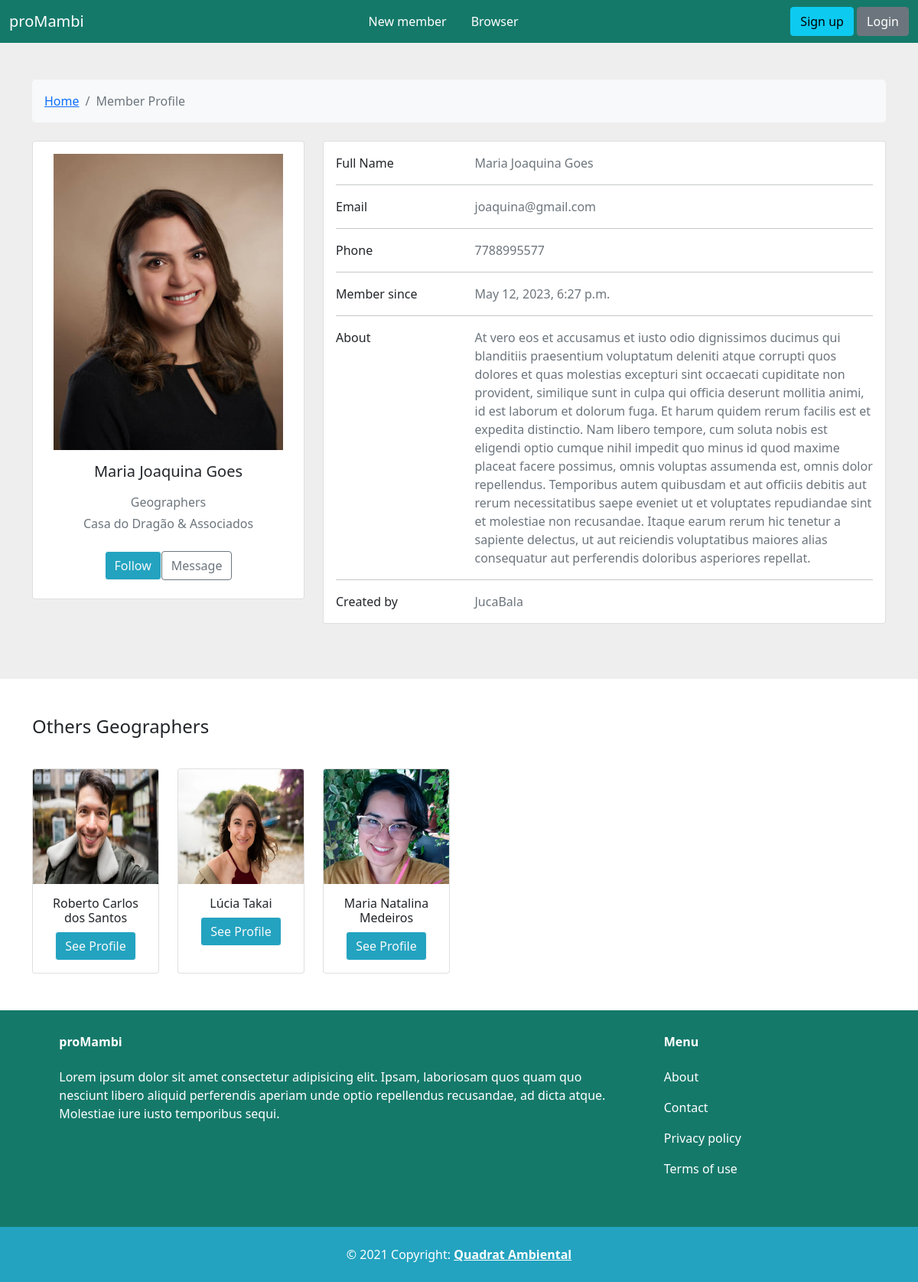
The app's page /worker/19/ with its own data.
### worker/models.py (models this page shows, shortened)
class Member(models.Model):
    name = models.CharField(max_length=225)
    phone = models.IntegerField()
    email = models.EmailField(max_length=100)
    company = models.CharField(max_length=100)
    image = models.ImageField(upload_to='members_images', blank=True, null=True)
    description = models.TextField(blank=True, null=True)
    member_since = models.DateTimeField(auto_now_add=True)
    available = models.BooleanField(default=True) # coloquei apenas para criar um filtro booleano na hora de criar a view do browser
    created_by = models.ForeignKey(User, related_name="members", on_delete=models.CASCADE) # se deleta um usuário deleta as demais informações
    profession = models.ForeignKey(Professions, related_name="members", on_delete=models.CASCADE) # se deleta uma categoria, deleta todos os membros
    class Meta:
        ordering = ('profession',)

class Professions(models.Model):
    name = models.CharField(max_length=225)
    class Meta:
        ordering = ('name',) # pedir a ordem que mostra as categorias - LEMBRAR DA VÍRGULA
        verbose_name_plural = 'Professions' # Django tem problemas com plural, vc tem que avisar a ele.
    def __str__(self): # Para avisar ao admim a chamar os itens pelos nomes certos na página.
        return self.name

### worker/views.py (the view)
# urls.py: path('<int:pk>/', views.profile, name='profile'),
def profile(request, pk):
    worker= get_object_or_404(Member, pk=pk)
    related_worker = Member.objects.filter(profession=worker.profession).exclude(pk=pk) [0:3]
    return render(request, 'worker/profile.html', {
        'worker': worker,
        'related_worker': related_worker,
    })

### worker/templates/worker/profile.html (shortened to what this page needs)
{% extends 'core/base.html' %}
{% block content %}
<section style="background-color: #eee;">
    <div class="container py-5">
      <div class="row">
        <div class="col">
          <nav aria-label="breadcrumb" class="bg-light rounded-3 p-3 mb-4">
            <ol class="breadcrumb mb-0">
              <li class="breadcrumb-item"><a href="{% url 'core:index' %}">Home</a></li>
              <li class="breadcrumb-item active" aria-current="page">Member Profile</li>
            </ol>
          </nav>
        </div>
      </div>
      <div class="row">
        <div class="col-lg-4">
          <div class="card mb-4">
            <div class="card-body text-center">
              <img src="{{ worker.image.url }}" alt="avatar"
                class="img-fluid" style="width: 300px;">
              <h5 class="my-3">{{ worker.name }}</h5>
              <p class="text-muted mb-1">{{ worker.profession }}</p>
              <p class="text-muted mb-4">{{ worker.company }}</p>
              <div class="d-flex justify-content-center mb-2">
                {% if request.user == worker.created_by %}
                <!-- <button type="button" class="btn btn-primary btn-outline-light" style="background-color: #23a3c0;" disabled>Follow</button>
                <a class="btn btn-outline-secondary btn-md mr-3 disabled" tabindex="-1" href="{% url 'conversation:new' worker.id %}" role="button" aria-disabled="true">Message</a>  -->´
                {% else %}
                    <button type="button" class="btn btn-primary btn-outline-light" style="background-color: #23a3c0;">Follow</button>
                    <a class="btn btn-outline-secondary btn-md mr-3" href="{% url 'conversation:new' worker.id %}" role="button">Message</a>
                {% endif %}
              </div>
            </div>
          </div>
        </div>
        <div class="col-lg-8">
          <div class="card mb-4">
            <div class="card-body">
              <div class="row">
                <div class="col-sm-3">
                  <p class="mb-0">Full Name</p>
                </div>
                <div class="col-sm-9">
                  <p class="text-muted mb-0">{{ worker.name }}</p>
                </div>
              </div>
              <hr>
              <div class="row">
                <div class="col-sm-3">
                  <p class="mb-0">Email</p>
                </div>
                <div class="col-sm-9">
                  <p class="text-muted mb-0">{{ worker.email }}</p>
                </div>
              </div>
              <hr>
              <div class="row">
                <div class="col-sm-3">
                  <p class="mb-0">Phone</p>
                </div>
                <div class="col-sm-9">
                  <p class="text-muted mb-0">{{ worker.phone }}</p>
                </div>
              </div>
              <hr>
              <div class="row">
                <div class="col-sm-3">
                  <p class="mb-0">Member since</p>
                </div>
                <div class="col-sm-9">
                  <p class="text-muted mb-0">{{ worker.member_since }}</p>
                </div>
              </div>
              <hr>
              <div class="row">
                <div class="col-sm-3">
                  <p class="mb-0">About</p>
                </div>
                <div class="col-sm-9">
                  <p class="text-muted mb-0">{{ worker.description }}</p>
                </div>
              </div>
              <hr>
              <div class="row">
                <div class="col-sm-3">
                  <p class="mb-0">Created by</p>
                </div>
              {% if request.user == worker.created_by %}
                <div class="col-sm-9 d-flex flex-row ">
                  <p class="text-muted mb-0 pr-3"><strong>This is your worker!</strong></p>
                  <a class="btn btn-outline-info btn-sm mr-3" href="{% url 'worker:edit' worker.id %}" role="button">edit</a>
                  <a class="btn btn-outline-danger btn-sm" href="{% url 'worker:delete' worker.id %}" role="button">delete</a>
                </div>
              {% else %}
              <div class="col-sm-9">
                <p class="text-muted mb-0">{{ worker.created_by}}</p>
              </div>
              {% endif %}
              </div>
            </div>
          </div>
          </div>
        </div>
      </div>
    </div>
  <div class="container-sm mt-5 ">
    <h4> Others {{ worker.profession }}</h4>
    <div class="row row-cols-1 row-cols-md-6 g-4 mt-3">
      {% for member in related_worker %}
      <div class="col">
        <div class="card h-100">
          <img src="{{ member.image.url }}" class="card-img-top" alt="..."  style="height: 150px;">
          <div class="card-body text-center">
            <h6 class="card-title">{{ member.name }}</h6>
            <a class="btn btn-primary btn-outline-light"
                  style="background-color: #23a3c0;" href="{% url 'worker:profile' member.id %}"
                  role="button">See Profile</a>
          </div>
        </div>
      </div>
      {% endfor %}
    </div>
{% endblock %}

### records on screen
Member: image (picture), name "Maria Joaquina Goes", profession "Geographers", company "Casa do Dragão & Associados", email "joaquina@gmail.com", phone "7788995577", member_since "May 12, 2023, 6:27 p.m.", description "At vero eos et accusamus et iusto odio dignissimos ducimus qui blanditiis praesentium voluptatum deleniti atque corrupti quos dolores et quas molestias excepturi sint occaecati cupiditate non provident, similique sunt in culpa qui officia deserunt mollitia animi, id est laborum et dolorum fuga. Et harum quidem rerum facilis est et expedita distinctio. Nam libero tempore, cum soluta nobis est eligendi optio cumque nihil impedit quo minus id quod maxime placeat facere possimus, omnis voluptas assumenda est, omnis dolor repellendus. Temporibus autem quibusdam et aut officiis debitis aut rerum necessitatibus saepe eveniet ut et voluptates repudiandae sint et molestiae non recusandae. Itaque…", created_by "JucaBala"
Member: image (picture), name "Roberto Carlos dos Santos"
Member: image (picture), name "Lúcia Takai"
Member: image (picture), name "Maria Natalina Medeiros"
